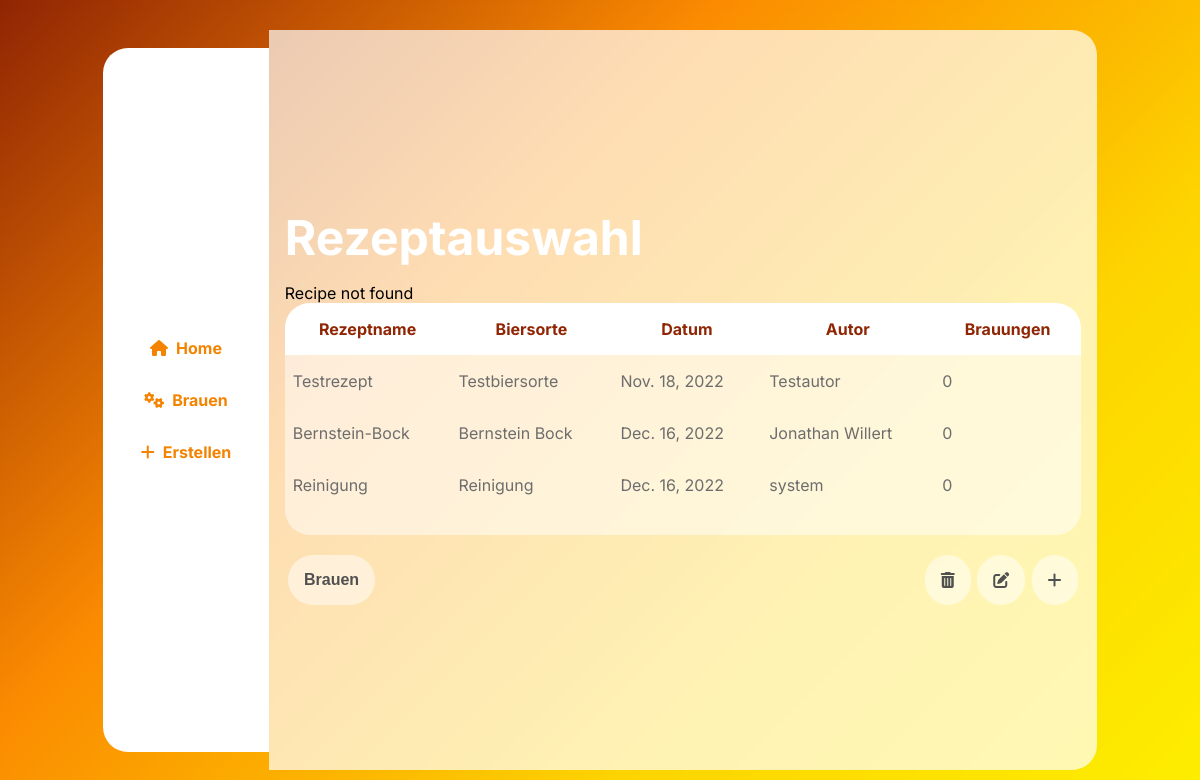
The app's page /edit/1 (signed in) with its own data.
### brewing/models.py (models this page shows, shortened)
class brew_recipe(models.Model):
    id = models.AutoField(primary_key=True)
    name = models.CharField(max_length=100)
    date = models.DateField(auto_now=True)
    bier_sorte = models.CharField(max_length=100)
    author = models.CharField(max_length=100)
    ausschlagwuerze = models.CharField(max_length=100, default="")
    sudhausausbeute = models.CharField(max_length=100)
    stamwuerze = models.CharField(max_length=100)
    ibu = models.IntegerField()
    ebc = models.IntegerField()
    alcohol = models.FloatField(default=0)
    description = models.TextField(max_length=1000)
    brauwasser = models.CharField(max_length=800)
    schuettung = models.CharField(max_length=800)
    maischplan = models.CharField(max_length=800)
    wuerzekochen = models.CharField(max_length=800)
    gaerung = models.CharField(max_length=800)
    phase = models.CharField(max_length=8000)
    number_of_brews = models.IntegerField(default=0)

### brewing/views.py (the view, shortened to what this page needs)
# urls.py: path("edit/<int:recipe_id>", views.edit, name="edit"),
def edit(request, recipe_id):
    if(request.user.is_authenticated):
        if(request.method == "GET"):
            try:
                recipe = brew_recipe.objects.get(id=recipe_id)
            except:
                return render(request, 'brewing/home.html', {
                    "recipes": brew_recipe.objects.all(),
                    "msg": "Recipe not found",
                })
            return render(request, 'brewing/edit.html', {
                "recipe": recipe,
            })
    else:
        return redirect('/login')

### brewing/templates/brewing/home.html (shortened to what this page needs)
{% extends "brewing/template.html" %}
{% load static %}
{% block maincontent %}
<main class="main-xl">
  <h1>Rezeptauswahl</h1>
  {% if msg %}
      <div class="alert alert-success">
        {{ msg }}
      </div>
    {% endif %}
  <div id="recipeTableBox">
  <table id="selectRecipeTable">
    <thead>
      <tr>
        <th onclick="sortTable('name')">Rezeptname</th>
        <th onclick="sortTable('bier_sorte')">Biersorte</th>
        <th onclick="sortTable('date')">Datum</th>
        <th onclick="sortTable('author')">Autor</th>
        <th onclick="sortTable('number_of_brews')">Brauungen</th>
      </tr>
    </thead>
    <tbody>
      {% for recipe in recipes %}
      <tr>
          <td>{{recipe.name}}</td>
          <td>{{recipe.bier_sorte}}</td>
          <td>{{recipe.date}}</td>
          <td>{{recipe.author}}</td>
          <td>{{recipe.number_of_brews}}</td>
      </tr>
      {% endfor %}
    </tbody>
  </table>
</div>
  <div class="recipeButtonBox">
  <form action="{% url 'brewing' %}" id="submit_brewing_form" method="post">
    <button type="button" class="submitButton" id="submitRecipe" onclick="submit_button()">Brauen</button>
  </form>
  <div class="recipeEditButtonBox">
    <button class="submitButton" id="delRecipe"><i class="fa-solid fa-trash-can"></i></button>
    <button type="button" class="submitButton" id="editRecipe"><i class="fa-solid fa-pen-to-square"></i></button>
    <button type="button" class="submitButton" id="addRecipe" onclick="location.href='create'"><i class="fa-solid fa-plus"></i></button>
  </div>
</div>
</main>
{% endblock %}

### brewing/static/css/create.css (style rules this page uses)
h1 { font-size: 3rem; color: white; margin: 1rem 0; }
.submitButton { background: var(--trans05); border: none; border-radius: 25px; padding: 1rem; font-size: 1rem; color: var(--dark-grey); display: flex; justify-content: center; align-items: center; margin: 0.2rem; font-weight: bold; cursor: pointer; }

### brewing/static/css/home.css (style rules this page uses)
.main-xl { width: 100%; border-radius: 0 25px 25px 0; align-items: flex-start; justify-content: center; }
#recipeTableBox { background-color:var(--trans05); padding: 0 0 1.5rem 0; border-radius: 25px; width: 100%; overflow-x: auto; align-self: flex-start; }
#selectRecipeTable { width: 100%; border-spacing: 0px; overflow-x: auto; }
#selectRecipeTable thead { background-color:rgb(255, 255, 255); border-radius: 25px; }
#selectRecipeTable thead tr { border-radius:25px 25px 0 0; }
#selectRecipeTable thead th { color:var(--brown); padding: 1rem; border: none; font-size: 1rem; cursor: pointer; }
#selectRecipeTable thead th:last-child { border-radius:0 25px 0 0; }
#selectRecipeTable tbody { margin-bottom: 1rem; }
#selectRecipeTable tbody tr td { padding: 1rem 0.5rem 1rem 0.5rem; }
#selectRecipeTable tbody tr { cursor: pointer; color:rgb(109, 109, 109); }
.recipeButtonBox { width: 100%; display: flex; flex-direction: row; margin-top: 1rem; justify-content: space-between; }
.recipeEditButtonBox { display: flex; flex-direction: row; }
@media only screen and (min-width: 600px) { .main-xl { width: 100%; height: 105%; } }

### brewing/static/css/template.css (style rules this page uses)
:root { --brown: rgb(144, 37, 4); --orange: rgb(243, 131, 1); --yellow: rgb(253, 237, 0); --white: rgb(255, 255, 255); --dark-grey: rgb(80, 80, 80); --light-grey: rgb(170, 170, 170); --trans03: rgba(255, 255, 255, 0.3); --trans05: rgba(255, 255, 255, 0.5); --trans07: rgba(255, 255, 255, 0.7); --gradient: linear-gradient(135deg, #902504 0%, #FB8B01 36%, #FDD400 70%, #FDEE00 100%); --gradientReverse: linear-gradient(135deg, #FDEE00 0%, #FDD400 36%, #FB8B01 70%, #902504 100%); --gradientWhite: linear-gradient(135deg, rgba(255, 255, 255, 0.7) 0%, rgba(255, 255, 255, 0.3) 100%); }
* { box-sizing: border-box; }
html { width: 100%; height: 100%; padding: 0; margin: 0; overflow: hidden; font-family: 'Inter'; animation-duration: 300ms; animation-timing-function: ease-in-out; }
body { margin: 0; background: var(--gradient); background-repeat: no-repeat; backdrop-filter: blur(4px); z-index: -10; width: 100%; height: 100%; display: flex; align-items: center; justify-content: center; flex-direction: row; padding: 1rem; }
main { background: var(--trans07); height: 105%; overflow-y: auto; padding: 1rem; margin: 0; display: flex; align-items: flex-start; justify-content: flex-start; flex-direction: column; }
button { cursor: pointer; }
@media only screen and (min-width: 600px) { body { flex-direction: row !important; padding: 2rem !important; overflow-y: auto; } }
@media only screen and (min-width: 768px) { body { flex-direction: row !important; padding: 3rem !important; overflow-y: auto; } }

### records on screen
brew_recipe: name "Testrezept", bier_sorte "Testbiersorte", date "Nov. 18, 2022", author "Testautor", number_of_brews "0"
brew_recipe: name "Bernstein-Bock", bier_sorte "Bernstein Bock", date "Dec. 16, 2022", author "Jonathan Willert", number_of_brews "0"
brew_recipe: name "Reinigung", bier_sorte "Reinigung", date "Dec. 16, 2022", author "system", number_of_brews "0"

### other values on screen
{{ msg }} "Recipe not found"
